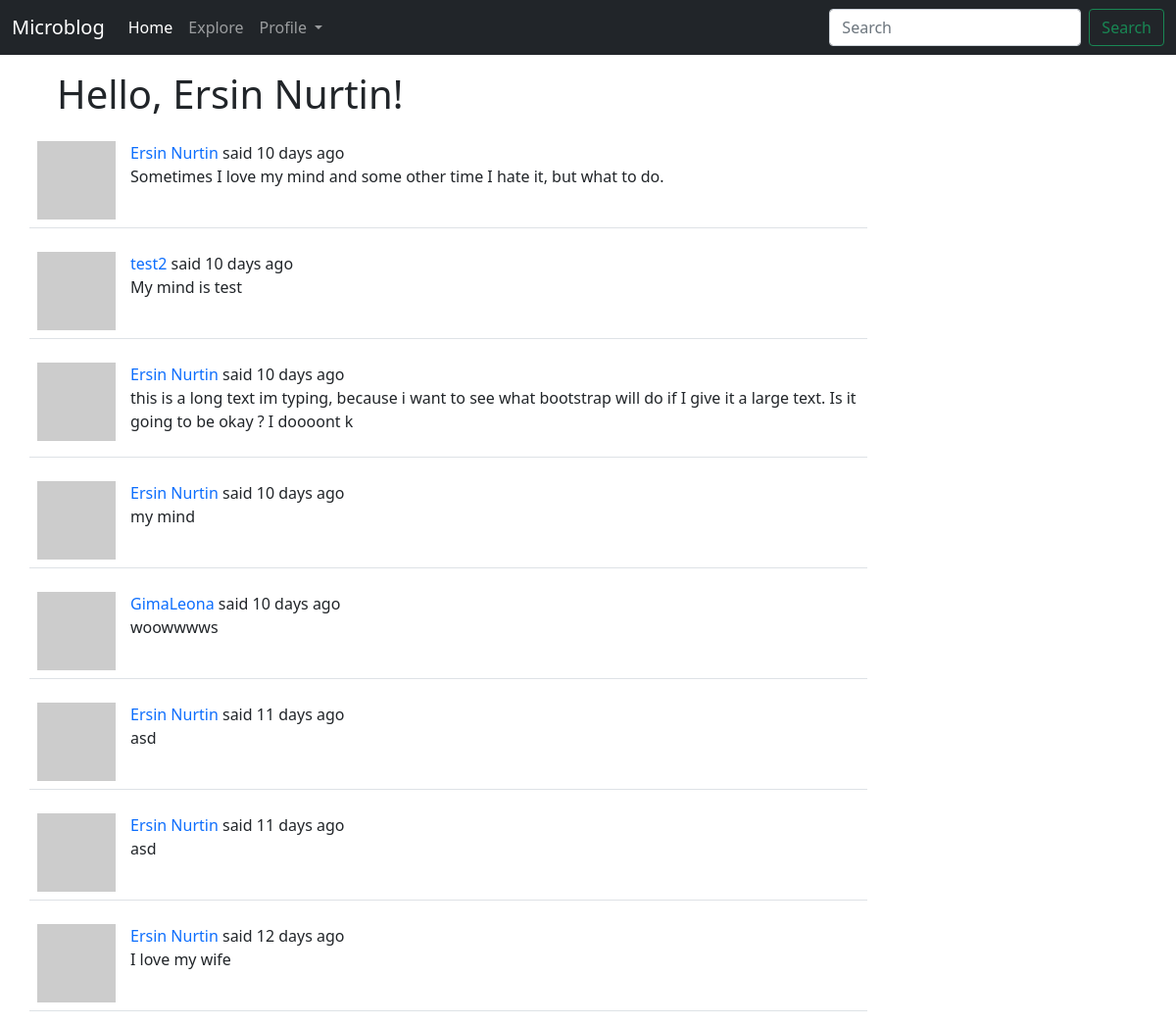
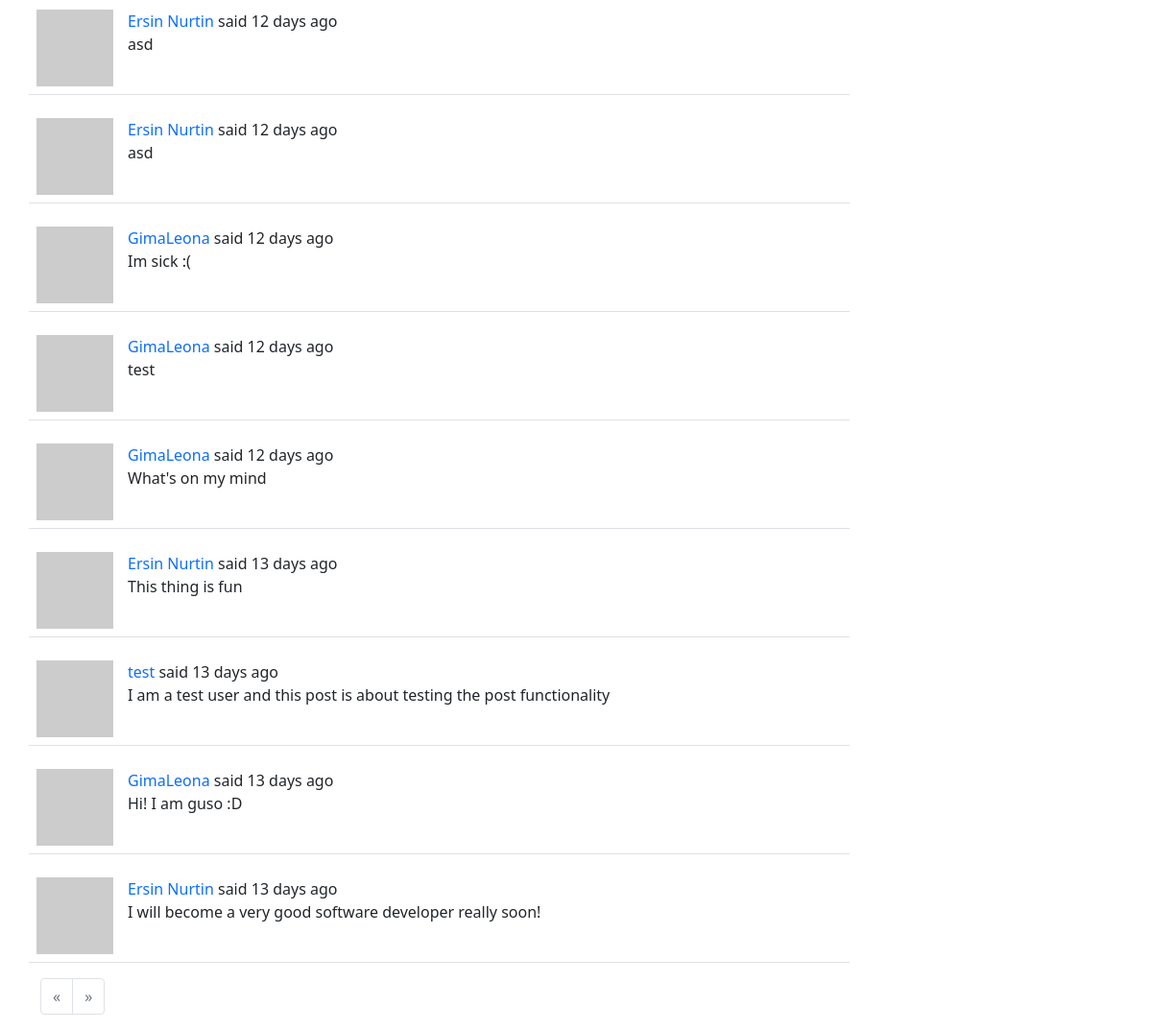
The page /explore (signed in) on the database as committed earlier (2 pictures, top to bottom).
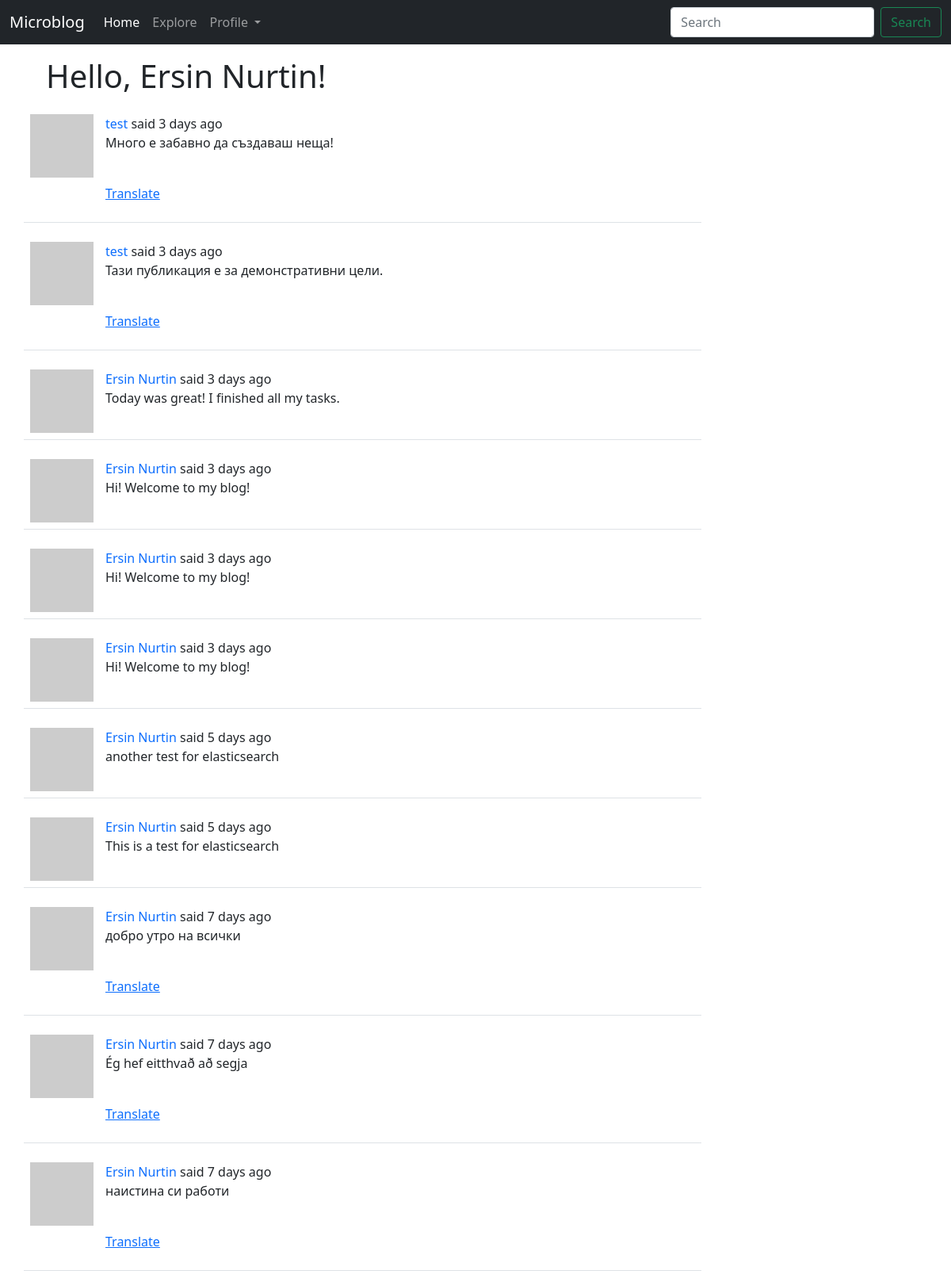
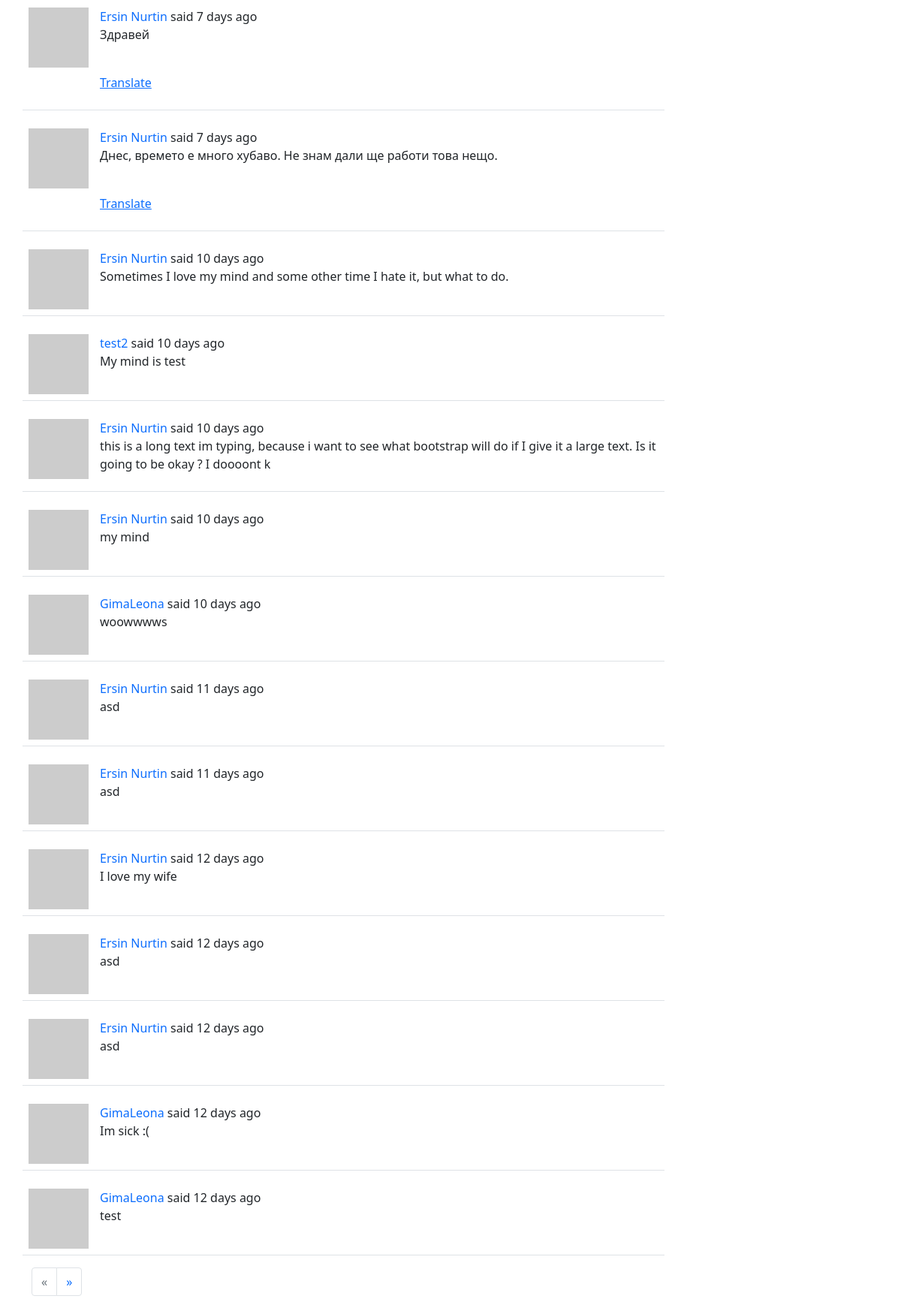
The same page on the database as committed later (2 pictures, top to bottom).
### app/models.py (models this page shows, shortened)
class SearchableMixin:
	@classmethod
	def before_commit(cls, session):
		session._changes = {
			'add': list(session.new),
			'update': list(session.dirty),
			'delete': list(session.deleted)
		}
	@classmethod
	def after_commit(cls, session):
		for obj in session._changes['add']:
			if isinstance(obj, SearchableMixin):
				add_to_index(obj.__tablename__, obj)
		for obj in session._changes['update']:
			if isinstance(obj, SearchableMixin):
				add_to_index(obj.__tablename__, obj)
		for obj in session._changes['delete']:
			if isinstance(obj, SearchableMixin):
				remove_from_index(obj.__tablename__, obj)
		session._changes = None

class Post(SearchableMixin, db.Model):
	__searchable__ = ['body']
	id = db.Column(db.Integer, primary_key=True)
	body = db.Column(db.String(140))
	timestamp = db.Column(db.DateTime, index=True, default=datetime.utcnow)
	user_id = db.Column(db.Integer, db.ForeignKey('user.id'))
	language = db.Column(db.String(5))

### app/main/routes.py (the view)
@bp.route('/explore')
@login_required
def explore():
	page = request.args.get('page', 1, type=int)
	posts = Post.query.order_by(Post.timestamp.desc()).paginate(
		page=page, per_page=current_app.config['POSTS_PER_PAGE'], error_out=False)
	next_url = url_for('main.explore', page=posts.next_num) if posts.has_next else None
	prev_url = url_for('main.explore', page=posts.prev_num) if posts.has_prev else None
	return render_template('index.html', posts=posts.items,
	                       next_url=next_url, prev_url=prev_url, page=page)

### app/main/forms.py
class SearchForm(FlaskForm):
	q = StringField(_l('Search'), validators=[DataRequired()])
	s = SubmitField(_l('Search'))
	def __init__(self, *args, **kwargs):
		if 'formdata' not in kwargs:
			kwargs['formdata'] = request.args
		if 'meta' not in kwargs:
			kwargs['meta'] = {'csrf': False}
		super(SearchForm, self).__init__(*args, **kwargs)

### app/__init__.py (called while the page is built)
def get_locale():
	user = getattr(g, 'user', None)
	if user is not None:
		return user.locale
	return request.accept_languages.best_match(current_app.config['LANGUAGES'])

### app/main/routes.py (called while the page is built)
@bp.before_app_request
def before_request():
	if current_user.is_authenticated:
		current_user.last_seen = datetime.utcnow()
		db.session.commit()
		g.search_form = SearchForm()
	g.locale = str(get_locale())

### app/models.py (called while the page is built)
@login.user_loader
def load_user(user_id):
	return User.query.get(int(user_id))

	def avatar(self, size):
		digest = md5(self.email.lower().encode('utf-8')).hexdigest()
		return f"https://www.gravatar.com/avatar/{digest}?d=identicon&s={size}"

### app/templates/index.html (shortened to what this page needs)
{% extends "layout.html" %}
{% block content %}
  <div class="container">
    <h1 class="mb-3 m-3">{{ _('Hello, %(username)s!', username=current_user.username) }}</h1>
  </div>
    {% for post in posts %}
        {% include '_post.html' %}
    {% endfor %}
  <div class="container">
    <nav>
      <ul class="pagination">
        <li class="page-item previous{% if not prev_url %} disabled{% endif %}">
          <a class="page-link" href="{{ prev_url or '#' }}" aria-label="Previous">
            <span aria-hidden="true">&laquo;</span>
          </a>
        </li>
        <li class="page-item next{% if not next_url %} disabled{% endif %}">
          <a class="page-link" href="{{ next_url or '#' }}" aria-label="Next">
            <span aria-hidden="true">&raquo;</span>
          </a>
        </li>
      </ul>
    </nav>
  </div>
{% endblock content %}

### app/templates/_post.html (shortened to what this page needs)
<div class="container">
    <table class="table table-hover">
      <tr class="row">
        <td class="col-1"><a href="{{ url_for('main.user', username=post.author.username) }}"><img src=" {{ post.author.avatar(70) }}" alt="user image"/></a>
        <td class="col-8">
          {{ _('%(username)s said %(when)s', username=user_link, when=moment(post.timestamp).fromNow()) }}
          <br>
          <p class="text-body"><span id="post{{ post.id }}">{{ post.body }}</span></p>
          {% if post.language and post.language != g.locale %}
            <br>
                <p><span id="translation{{ post.id }}">
                    <a href="javascript:translate(
                                '#post{{ post.id }}',
                                '#translation{{ post.id }}',
                                '{{ post.language }}',
                                '{{ g.locale }}');">{{ _('Translate') }}</a>
                </span></p>
          {% endif %}
        </td>
      </tr>
    </table>
</div>

Rows that differ between the two databases and show on the page:
no longer on this page (row unchanged): Post: body "What's on my mind"
no longer on this page (row unchanged): Post: body "This thing is fun"
no longer on this page (row unchanged): Post: body "I am a test user and this post is about testing the post functionality"
no longer on this page (row unchanged): Post: body "Hi! I am guso :D"
no longer on this page (row unchanged): Post: body "I will become a very good software developer really soon!"
added Post: body "Много е забавно да създаваш неща!"
added Post: body "Тази публикация е за демонстративни цели."
added Post: body "Today was great! I finished all my tasks."
added Post: body "Hi! Welcome to my blog!"
added Post: body "Hi! Welcome to my blog!"
added Post: body "Hi! Welcome to my blog!"
added Post: body "another test for elasticsearch"
added Post: body "This is a test for elasticsearch"
added Post: body "добро утро на всички"
added Post: body "Ég hef eitthvað að segja"
added Post: body "наистина си работи"
added Post: body "Здравей"
added Post: body "Днес, времето е много хубаво. Не знам дали ще работи това нещо."
